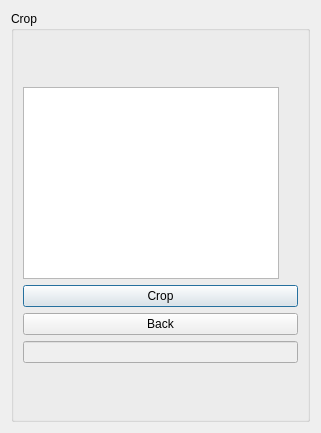
<?xml version="1.0" encoding="UTF-8"?>
<ui version="4.0">
 <class>cropping_Dialog</class>
 <widget class="QDialog" name="cropping_Dialog">
  <property name="geometry">
   <rect>
    <x>0</x>
    <y>0</y>
    <width>321</width>
    <height>433</height>
   </rect>
  </property>
  <property name="windowTitle">
   <string>Dialog</string>
  </property>
  <layout class="QGridLayout" name="gridLayout">
   <item row="0" column="0">
    <widget class="QGroupBox" name="groupBox">
     <property name="title">
      <string>Crop</string>
     </property>
     <layout class="QGridLayout" name="gridLayout_3">
      <item row="0" column="0">
       <layout class="QVBoxLayout" name="verticalLayout">
        <item>
         <widget class="QGraphicsView" name="m_graphicsView">
          <property name="sizePolicy">
           <sizepolicy hsizetype="Fixed" vsizetype="Fixed">
            <horstretch>0</horstretch>
            <verstretch>0</verstretch>
           </sizepolicy>
          </property>
          <property name="minimumSize">
           <size>
            <width>0</width>
            <height>0</height>
           </size>
          </property>
         </widget>
        </item>
        <item>
         <layout class="QGridLayout" name="gridLayout_2">
          <item row="0" column="0">
           <widget class="QPushButton" name="pushButton_Crop">
            <property name="text">
             <string>Crop</string>
            </property>
           </widget>
          </item>
          <item row="1" column="0">
           <widget class="QPushButton" name="pushButton_Back">
            <property name="text">
             <string>Back</string>
            </property>
           </widget>
          </item>
          <item row="2" column="0">
           <widget class="QLineEdit" name="lineEdit_ImageName">
            <property name="enabled">
             <bool>false</bool>
            </property>
           </widget>
          </item>
         </layout>
        </item>
       </layout>
      </item>
     </layout>
    </widget>
   </item>
  </layout>
 </widget>
 <resources/>
 <connections/>
</ui>
